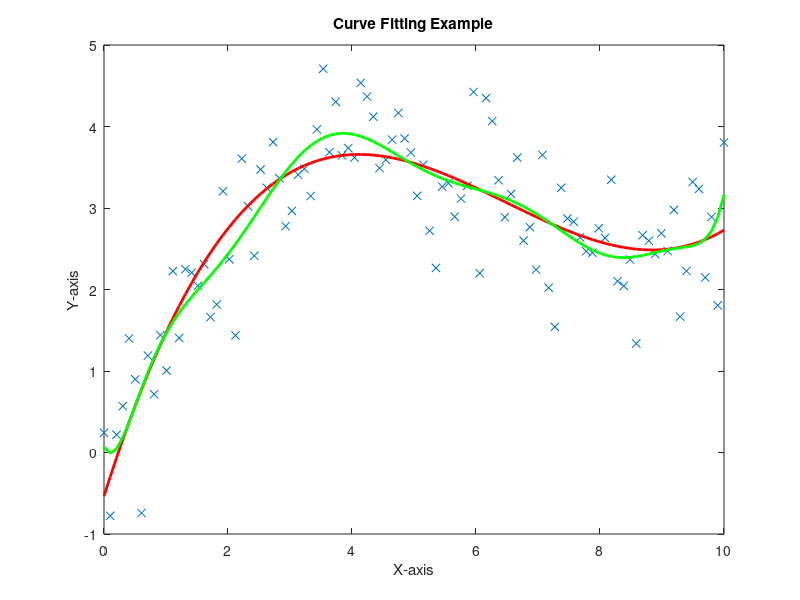

This chart was generated by the following MATLAB code:
% Generate some example data
x = linspace(0, 10, 100);
y_true = 2 * sin(0.5 * x) + 0.5 * x + 0.2 * randn(size(x));

% Add some noise to the data
y_noisy = y_true + 0.5 * randn(size(x));

% Plot the noisy data
figure;
plot(x, y_noisy, 'x', 'MarkerFaceColor', 'b');
hold on;

% Fit a curve to the data using a polynomial of degree 2
p1 = polyfit(x, y_noisy, 3);
p2 = polyfit(x, y_noisy, 10);

% Generate y values for the fitted curve
y_fit1 = polyval(p1, x);
y_fit2 = polyval(p2, x);

% Plot the fitted curve
plot(x, y_fit1, 'r-', 'LineWidth', 2);
plot(x, y_fit2, 'g-', 'LineWidth', 2);
xlabel('X-axis');
ylabel('Y-axis');
title('Curve Fitting Example');

hold off;
pause;
